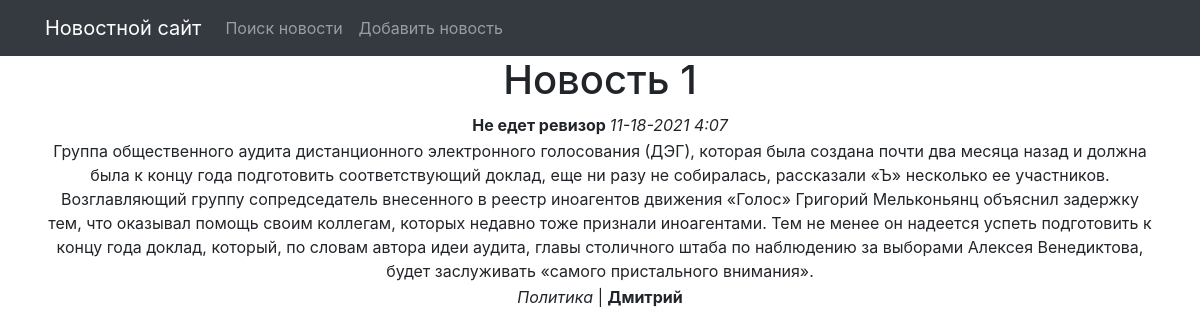
The page /news/1/ on the database its author committed.
### newsapp/models.py (models this page shows, shortened)
class News(models.Model):
    news_author = models.ForeignKey(Author, on_delete=models.CASCADE)
    news_create_time = models.DateTimeField(auto_now_add=True)
    news_text = models.TextField(default="None")
    name = models.CharField( max_length=100, unique=True)
    category = models.ForeignKey(
        to='Category',
        on_delete=models.CASCADE,
        related_name='all_news',
    )

class Category(models.Model):
    name = models.CharField(max_length=100, unique=True)

class Author(models.Model):
    author_user = models.OneToOneField(User, on_delete = models.CASCADE)
    author_rate = models.IntegerField(default=0)

### newsapp/views.py (the view)
# urls.py: path('<int:pk>/', NewsDetailView.as_view(), name='news_detail'),  # Ссылка на просмотр новости №
class NewsDetailView(DetailView):
    template_name = 'news_detail.html'
    queryset = News.objects.all()

### newsapp/templatetags/custom_filters.py (called while the page is built)
@register.filter(name='cenzor')
def censor(value):
    for word in censor_list:
        value = value.replace(word, '***') # замены слова на ***
    return value

### templates/news_detail.html (shortened to what this page needs)
{% extends 'flatpages/default.html' %}
{% load custom_filters %}
{% block content %}
<h1>Новость  {{ news.id }}</h1>
    <table>
        <tr>
            <td>
                <b> {{ news.name|cenzor }} </b>
                <i>{{ news.news_create_time|date:'m-d-Y g:i'  }}</i>
            </td>
        </tr>
        <tr>
            <td>
                {{ news.news_text|cenzor }}
            </td>
        </tr>
        <tr>
            <td>
                <p>
                    <i>{{ news.category.name }}</i>  |
                    <b>{{ news.news_author.author_user.username }}</b>
                </p>
            </td>
        </tr>
    </table>
{% endblock content %}

### rows shown on the page
News: id "1", name|cenzor "Не едет ревизор", news_create_time "11-18-2021 4:07", news_text|cenzor "Группа общественного аудита дистанционного электронного голосования (ДЭГ), которая была создана почти два месяца назад и должна была к концу года подготовить соответствующий доклад, еще ни разу не собиралась, рассказали «Ъ» несколько ее участников. Возглавляющий группу сопредседатель внесенного в реестр иноагентов движения «Голос» Григорий Мельконьянц объяснил задержку тем, что оказывал помощь своим коллегам, которых недавно тоже признали иноагентами. Тем не менее он надеется успеть подготовить к концу года доклад, который, по словам автора идеи аудита, главы столичного штаба по наблюдению за выборами Алексея Венедиктова, будет заслуживать «самого пристального внимания».", category.name "Политика", news_author.author_user.username "Дмитрий"
